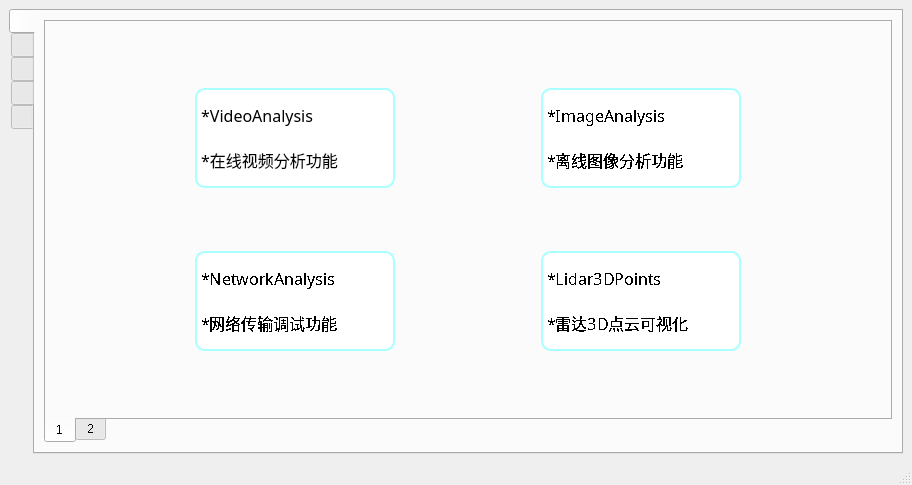
<?xml version="1.0" encoding="UTF-8"?>
<ui version="4.0">
 <class>MainWindow</class>
 <widget class="QMainWindow" name="MainWindow">
  <property name="geometry">
   <rect>
    <x>0</x>
    <y>0</y>
    <width>912</width>
    <height>485</height>
   </rect>
  </property>
  <property name="sizePolicy">
   <sizepolicy hsizetype="Fixed" vsizetype="Fixed">
    <horstretch>0</horstretch>
    <verstretch>0</verstretch>
   </sizepolicy>
  </property>
  <property name="maximumSize">
   <size>
    <width>1920</width>
    <height>1080</height>
   </size>
  </property>
  <property name="windowTitle">
   <string>星遥光宇</string>
  </property>
  <property name="windowIcon">
   <iconset resource="../images/icon_png.qrc">
    <normaloff>:/icon/china.png</normaloff>:/icon/china.png</iconset>
  </property>
  <property name="windowOpacity">
   <double>2.000000000000000</double>
  </property>
  <widget class="QWidget" name="centralwidget">
   <layout class="QGridLayout" name="gridLayout_3">
    <item row="0" column="0">
     <widget class="QTabWidget" name="guide">
      <property name="tabPosition">
       <enum>QTabWidget::West</enum>
      </property>
      <property name="tabShape">
       <enum>QTabWidget::Rounded</enum>
      </property>
      <property name="currentIndex">
       <number>0</number>
      </property>
      <property name="iconSize">
       <size>
        <width>25</width>
        <height>25</height>
       </size>
      </property>
      <property name="tabBarAutoHide">
       <bool>true</bool>
      </property>
      <widget class="QWidget" name="guide_home">
       <attribute name="icon">
        <iconset resource="../images/icon_png.qrc">
         <normaloff>:/icon/home2 - 副本.png</normaloff>:/icon/home2 - 副本.png</iconset>
       </attribute>
       <attribute name="title">
        <string/>
       </attribute>
       <layout class="QGridLayout" name="gridLayout_2">
        <item row="0" column="0">
         <widget class="QTabWidget" name="guide_home_function">
          <property name="sizePolicy">
           <sizepolicy hsizetype="Preferred" vsizetype="Preferred">
            <horstretch>0</horstretch>
            <verstretch>0</verstretch>
           </sizepolicy>
          </property>
          <property name="font">
           <font>
            <stylestrategy>NoAntialias</stylestrategy>
            <kerning>true</kerning>
           </font>
          </property>
          <property name="tabletTracking">
           <bool>true</bool>
          </property>
          <property name="toolTipDuration">
           <number>5</number>
          </property>
          <property name="layoutDirection">
           <enum>Qt::LeftToRight</enum>
          </property>
          <property name="autoFillBackground">
           <bool>false</bool>
          </property>
          <property name="styleSheet">
           <string notr="true"/>
          </property>
          <property name="tabPosition">
           <enum>QTabWidget::South</enum>
          </property>
          <property name="tabShape">
           <enum>QTabWidget::Rounded</enum>
          </property>
          <property name="currentIndex">
           <number>0</number>
          </property>
          <property name="elideMode">
           <enum>Qt::ElideMiddle</enum>
          </property>
          <property name="documentMode">
           <bool>false</bool>
          </property>
          <property name="tabsClosable">
           <bool>false</bool>
          </property>
          <property name="movable">
           <bool>true</bool>
          </property>
          <property name="tabBarAutoHide">
           <bool>true</bool>
          </property>
          <widget class="QWidget" name="guide_tab1">
           <attribute name="title">
            <string>1</string>
           </attribute>
           <layout class="QGridLayout" name="gridLayout">
            <item row="0" column="1">
             <spacer name="verticalSpacer_5">
              <property name="orientation">
               <enum>Qt::Vertical</enum>
              </property>
              <property name="sizeHint" stdset="0">
               <size>
                <width>20</width>
                <height>41</height>
               </size>
              </property>
             </spacer>
            </item>
            <item row="0" column="3">
             <spacer name="verticalSpacer_6">
              <property name="orientation">
               <enum>Qt::Vertical</enum>
              </property>
              <property name="sizeHint" stdset="0">
               <size>
                <width>20</width>
                <height>41</height>
               </size>
              </property>
             </spacer>
            </item>
            <item row="1" column="0">
             <spacer name="horizontalSpacer_6">
              <property name="orientation">
               <enum>Qt::Horizontal</enum>
              </property>
              <property name="sizeHint" stdset="0">
               <size>
                <width>130</width>
                <height>20</height>
               </size>
              </property>
             </spacer>
            </item>
            <item row="1" column="1">
             <widget class="QPushButton" name="guide_video">
              <property name="minimumSize">
               <size>
                <width>200</width>
                <height>100</height>
               </size>
              </property>
              <property name="font">
               <font>
                <family>楷体</family>
                <pointsize>12</pointsize>
                <stylestrategy>PreferDefault</stylestrategy>
                <kerning>true</kerning>
               </font>
              </property>
              <property name="toolTipDuration">
               <number>-1</number>
              </property>
              <property name="styleSheet">
               <string notr="true">border: 2px solid #aaffff;
border-radius: 10px;
background-color: rgb(255, 255, 255);
text-align: left;</string>
              </property>
              <property name="text">
               <string> *VideoAnalysis

 *在线视频分析功能</string>
              </property>
              <property name="icon">
               <iconset resource="../images/icon_png.qrc">
                <normaloff>:/icon/video-camera.png</normaloff>:/icon/video-camera.png</iconset>
              </property>
              <property name="iconSize">
               <size>
                <width>25</width>
                <height>25</height>
               </size>
              </property>
             </widget>
            </item>
            <item row="1" column="2">
             <spacer name="horizontalSpacer">
              <property name="orientation">
               <enum>Qt::Horizontal</enum>
              </property>
              <property name="sizeHint" stdset="0">
               <size>
                <width>129</width>
                <height>20</height>
               </size>
              </property>
             </spacer>
            </item>
            <item row="1" column="3">
             <widget class="QPushButton" name="guide_image">
              <property name="minimumSize">
               <size>
                <width>200</width>
                <height>100</height>
               </size>
              </property>
              <property name="font">
               <font>
                <family>楷体</family>
                <pointsize>12</pointsize>
                <stylestrategy>NoAntialias</stylestrategy>
                <kerning>true</kerning>
               </font>
              </property>
              <property name="styleSheet">
               <string notr="true">background-color: rgb(255, 255, 255);
border: 2px solid #aaffff;
border-radius: 10px;
text-align: left;</string>
              </property>
              <property name="text">
               <string> *ImageAnalysis

 *离线图像分析功能</string>
              </property>
              <property name="icon">
               <iconset resource="../images/icon_png.qrc">
                <normaloff>:/icon/file-video.png</normaloff>:/icon/file-video.png</iconset>
              </property>
              <property name="iconSize">
               <size>
                <width>25</width>
                <height>25</height>
               </size>
              </property>
             </widget>
            </item>
            <item row="1" column="4">
             <spacer name="horizontalSpacer_3">
              <property name="orientation">
               <enum>Qt::Horizontal</enum>
              </property>
              <property name="sizeHint" stdset="0">
               <size>
                <width>130</width>
                <height>20</height>
               </size>
              </property>
             </spacer>
            </item>
            <item row="2" column="1">
             <spacer name="verticalSpacer">
              <property name="orientation">
               <enum>Qt::Vertical</enum>
              </property>
              <property name="sizeHint" stdset="0">
               <size>
                <width>20</width>
                <height>40</height>
               </size>
              </property>
             </spacer>
            </item>
            <item row="2" column="3">
             <spacer name="verticalSpacer_2">
              <property name="orientation">
               <enum>Qt::Vertical</enum>
              </property>
              <property name="sizeHint" stdset="0">
               <size>
                <width>20</width>
                <height>40</height>
               </size>
              </property>
             </spacer>
            </item>
            <item row="3" column="0">
             <spacer name="horizontalSpacer_5">
              <property name="orientation">
               <enum>Qt::Horizontal</enum>
              </property>
              <property name="sizeHint" stdset="0">
               <size>
                <width>130</width>
                <height>20</height>
               </size>
              </property>
             </spacer>
            </item>
            <item row="3" column="1">
             <widget class="QPushButton" name="guide_netword">
              <property name="minimumSize">
               <size>
                <width>200</width>
                <height>100</height>
               </size>
              </property>
              <property name="font">
               <font>
                <family>楷体</family>
                <pointsize>12</pointsize>
                <stylestrategy>NoAntialias</stylestrategy>
                <kerning>true</kerning>
               </font>
              </property>
              <property name="contextMenuPolicy">
               <enum>Qt::CustomContextMenu</enum>
              </property>
              <property name="styleSheet">
               <string notr="true">background-color: rgb(255, 255, 255);
border: 2px solid #aaffff;
border-radius: 10px;
text-align: left;</string>
              </property>
              <property name="text">
               <string> *NetworkAnalysis

 *网络传输调试功能</string>
              </property>
              <property name="icon">
               <iconset resource="../images/icon_png.qrc">
                <normaloff>:/icon/data-transfer.png</normaloff>:/icon/data-transfer.png</iconset>
              </property>
              <property name="iconSize">
               <size>
                <width>25</width>
                <height>25</height>
               </size>
              </property>
             </widget>
            </item>
            <item row="3" column="2">
             <spacer name="horizontalSpacer_2">
              <property name="orientation">
               <enum>Qt::Horizontal</enum>
              </property>
              <property name="sizeHint" stdset="0">
               <size>
                <width>129</width>
                <height>20</height>
               </size>
              </property>
             </spacer>
            </item>
            <item row="3" column="3">
             <widget class="QPushButton" name="guide_lidar">
              <property name="minimumSize">
               <size>
                <width>200</width>
                <height>100</height>
               </size>
              </property>
              <property name="font">
               <font>
                <family>楷体</family>
                <pointsize>12</pointsize>
                <stylestrategy>NoAntialias</stylestrategy>
                <kerning>true</kerning>
               </font>
              </property>
              <property name="styleSheet">
               <string notr="true">background-color: rgb(255, 255, 255);
border: 2px solid #aaffff;
border-radius: 10px;
text-align: left;</string>
              </property>
              <property name="text">
               <string> *Lidar3DPoints

 *雷达3D点云可视化</string>
              </property>
              <property name="icon">
               <iconset resource="../images/icon_png.qrc">
                <normaloff>:/icon/location-crosshairs.png</normaloff>:/icon/location-crosshairs.png</iconset>
              </property>
              <property name="iconSize">
               <size>
                <width>25</width>
                <height>25</height>
               </size>
              </property>
             </widget>
            </item>
            <item row="3" column="4">
             <spacer name="horizontalSpacer_4">
              <property name="orientation">
               <enum>Qt::Horizontal</enum>
              </property>
              <property name="sizeHint" stdset="0">
               <size>
                <width>130</width>
                <height>20</height>
               </size>
              </property>
             </spacer>
            </item>
            <item row="4" column="1">
             <spacer name="verticalSpacer_3">
              <property name="orientation">
               <enum>Qt::Vertical</enum>
              </property>
              <property name="sizeHint" stdset="0">
               <size>
                <width>20</width>
                <height>41</height>
               </size>
              </property>
             </spacer>
            </item>
            <item row="4" column="3">
             <spacer name="verticalSpacer_4">
              <property name="orientation">
               <enum>Qt::Vertical</enum>
              </property>
              <property name="sizeHint" stdset="0">
               <size>
                <width>20</width>
                <height>41</height>
               </size>
              </property>
             </spacer>
            </item>
           </layout>
          </widget>
          <widget class="QWidget" name="guide_tab2">
           <attribute name="title">
            <string>2</string>
           </attribute>
           <layout class="QGridLayout" name="gridLayout_5">
            <item row="0" column="0">
             <widget class="QPushButton" name="guide_serial">
              <property name="minimumSize">
               <size>
                <width>200</width>
                <height>100</height>
               </size>
              </property>
              <property name="font">
               <font>
                <family>楷体</family>
                <pointsize>12</pointsize>
                <stylestrategy>NoAntialias</stylestrategy>
                <kerning>true</kerning>
               </font>
              </property>
              <property name="styleSheet">
               <string notr="true">background-color: rgb(255, 255, 255);
border: 2px solid #aaffff;
border-radius: 10px;
text-align: left;</string>
              </property>
              <property name="text">
               <string> *SerialAnalysis

 *串口调试功能</string>
              </property>
              <property name="icon">
               <iconset resource="../images/icon_png.qrc">
                <normaloff>:/icon/usb-pendrive.png</normaloff>:/icon/usb-pendrive.png</iconset>
              </property>
              <property name="iconSize">
               <size>
                <width>25</width>
                <height>25</height>
               </size>
              </property>
             </widget>
            </item>
            <item row="0" column="1">
             <widget class="QPushButton" name="guide_rtsp">
              <property name="minimumSize">
               <size>
                <width>200</width>
                <height>100</height>
               </size>
              </property>
              <property name="font">
               <font>
                <family>楷体</family>
                <pointsize>12</pointsize>
                <stylestrategy>NoAntialias</stylestrategy>
                <kerning>true</kerning>
               </font>
              </property>
              <property name="styleSheet">
               <string notr="true">background-color: rgb(255, 255, 255);
border: 2px solid #aaffff;
border-radius: 10px;
text-align: left;</string>
              </property>
              <property name="text">
               <string> *H264/265 Service

 *RTSP推流服务</string>
              </property>
              <property name="icon">
               <iconset resource="../images/icon_png.qrc">
                <normaloff>:/icon/world.png</normaloff>:/icon/world.png</iconset>
              </property>
              <property name="iconSize">
               <size>
                <width>25</width>
                <height>25</height>
               </size>
              </property>
             </widget>
            </item>
            <item row="0" column="2">
             <spacer name="horizontalSpacer_9">
              <property name="orientation">
               <enum>Qt::Horizontal</enum>
              </property>
              <property name="sizeHint" stdset="0">
               <size>
                <width>399</width>
                <height>20</height>
               </size>
              </property>
             </spacer>
            </item>
            <item row="1" column="0">
             <spacer name="verticalSpacer_15">
              <property name="orientation">
               <enum>Qt::Vertical</enum>
              </property>
              <property name="sizeHint" stdset="0">
               <size>
                <width>20</width>
                <height>242</height>
               </size>
              </property>
             </spacer>
            </item>
            <item row="1" column="1">
             <spacer name="verticalSpacer_16">
              <property name="orientation">
               <enum>Qt::Vertical</enum>
              </property>
              <property name="sizeHint" stdset="0">
               <size>
                <width>20</width>
                <height>242</height>
               </size>
              </property>
             </spacer>
            </item>
           </layout>
          </widget>
         </widget>
        </item>
       </layout>
      </widget>
      <widget class="QWidget" name="guide_user">
       <attribute name="icon">
        <iconset resource="../images/icon_png.qrc">
         <normaloff>:/icon/user (1).png</normaloff>:/icon/user (1).png</iconset>
       </attribute>
       <attribute name="title">
        <string/>
       </attribute>
       <layout class="QGridLayout" name="gridLayout_4">
        <item row="0" column="1">
         <spacer name="verticalSpacer_8">
          <property name="orientation">
           <enum>Qt::Vertical</enum>
          </property>
          <property name="sizeHint" stdset="0">
           <size>
            <width>20</width>
            <height>92</height>
           </size>
          </property>
         </spacer>
        </item>
        <item row="0" column="2" rowspan="2">
         <spacer name="verticalSpacer_7">
          <property name="orientation">
           <enum>Qt::Vertical</enum>
          </property>
          <property name="sizeHint" stdset="0">
           <size>
            <width>20</width>
            <height>105</height>
           </size>
          </property>
         </spacer>
        </item>
        <item row="1" column="3" rowspan="2">
         <spacer name="verticalSpacer_12">
          <property name="orientation">
           <enum>Qt::Vertical</enum>
          </property>
          <property name="sizeHint" stdset="0">
           <size>
            <width>20</width>
            <height>40</height>
           </size>
          </property>
         </spacer>
        </item>
        <item row="2" column="0">
         <spacer name="horizontalSpacer_7">
          <property name="orientation">
           <enum>Qt::Horizontal</enum>
          </property>
          <property name="sizeHint" stdset="0">
           <size>
            <width>205</width>
            <height>20</height>
           </size>
          </property>
         </spacer>
        </item>
        <item row="2" column="1">
         <widget class="QLabel" name="label">
          <property name="minimumSize">
           <size>
            <width>70</width>
            <height>30</height>
           </size>
          </property>
          <property name="font">
           <font>
            <family>楷体</family>
            <pointsize>12</pointsize>
           </font>
          </property>
          <property name="text">
           <string>用户名</string>
          </property>
         </widget>
        </item>
        <item row="2" column="2">
         <widget class="QLineEdit" name="guide_user_name">
          <property name="minimumSize">
           <size>
            <width>140</width>
            <height>30</height>
           </size>
          </property>
          <property name="font">
           <font>
            <family>楷体</family>
            <pointsize>12</pointsize>
           </font>
          </property>
          <property name="readOnly">
           <bool>true</bool>
          </property>
          <property name="placeholderText">
           <string>请先登录!</string>
          </property>
         </widget>
        </item>
        <item row="3" column="1">
         <spacer name="verticalSpacer_13">
          <property name="orientation">
           <enum>Qt::Vertical</enum>
          </property>
          <property name="sizeHint" stdset="0">
           <size>
            <width>20</width>
            <height>83</height>
           </size>
          </property>
         </spacer>
        </item>
        <item row="3" column="2">
         <spacer name="verticalSpacer_14">
          <property name="orientation">
           <enum>Qt::Vertical</enum>
          </property>
          <property name="sizeHint" stdset="0">
           <size>
            <width>20</width>
            <height>83</height>
           </size>
          </property>
         </spacer>
        </item>
        <item row="3" column="3">
         <widget class="QPushButton" name="guide_user_login">
          <property name="minimumSize">
           <size>
            <width>120</width>
            <height>60</height>
           </size>
          </property>
          <property name="font">
           <font>
            <family>楷体</family>
            <pointsize>12</pointsize>
           </font>
          </property>
          <property name="text">
           <string>点击登录</string>
          </property>
         </widget>
        </item>
        <item row="3" column="4">
         <spacer name="horizontalSpacer_13">
          <property name="orientation">
           <enum>Qt::Horizontal</enum>
          </property>
          <property name="sizeHint" stdset="0">
           <size>
            <width>205</width>
            <height>20</height>
           </size>
          </property>
         </spacer>
        </item>
        <item row="4" column="0">
         <spacer name="horizontalSpacer_8">
          <property name="orientation">
           <enum>Qt::Horizontal</enum>
          </property>
          <property name="sizeHint" stdset="0">
           <size>
            <width>205</width>
            <height>20</height>
           </size>
          </property>
         </spacer>
        </item>
        <item row="4" column="1">
         <widget class="QLabel" name="label_2">
          <property name="minimumSize">
           <size>
            <width>70</width>
            <height>30</height>
           </size>
          </property>
          <property name="font">
           <font>
            <family>楷体</family>
            <pointsize>12</pointsize>
           </font>
          </property>
          <property name="text">
           <string>在线时长</string>
          </property>
         </widget>
        </item>
        <item row="4" column="2">
         <widget class="QLineEdit" name="guide_user_time">
          <property name="minimumSize">
           <size>
            <width>140</width>
            <height>30</height>
           </size>
          </property>
          <property name="font">
           <font>
            <family>楷体</family>
            <pointsize>12</pointsize>
           </font>
          </property>
          <property name="readOnly">
           <bool>true</bool>
          </property>
          <property name="placeholderText">
           <string>请先登录!</string>
          </property>
         </widget>
        </item>
        <item row="4" column="3" rowspan="2">
         <spacer name="verticalSpacer_11">
          <property name="orientation">
           <enum>Qt::Vertical</enum>
          </property>
          <property name="sizeHint" stdset="0">
           <size>
            <width>20</width>
            <height>40</height>
           </size>
          </property>
         </spacer>
        </item>
        <item row="5" column="2" rowspan="2">
         <spacer name="verticalSpacer_10">
          <property name="orientation">
           <enum>Qt::Vertical</enum>
          </property>
          <property name="sizeHint" stdset="0">
           <size>
            <width>20</width>
            <height>105</height>
           </size>
          </property>
         </spacer>
        </item>
        <item row="6" column="1">
         <spacer name="verticalSpacer_9">
          <property name="orientation">
           <enum>Qt::Vertical</enum>
          </property>
          <property name="sizeHint" stdset="0">
           <size>
            <width>20</width>
            <height>92</height>
           </size>
          </property>
         </spacer>
        </item>
       </layout>
      </widget>
      <widget class="QWidget" name="guide_github">
       <attribute name="icon">
        <iconset resource="../images/icon_png.qrc">
         <normaloff>:/icon/github (1) - 副本.png</normaloff>:/icon/github (1) - 副本.png</iconset>
       </attribute>
       <attribute name="title">
        <string/>
       </attribute>
       <widget class="QLineEdit" name="guide_github_url">
        <property name="geometry">
         <rect>
          <x>140</x>
          <y>50</y>
          <width>491</width>
          <height>20</height>
         </rect>
        </property>
        <property name="font">
         <font>
          <family>楷体</family>
          <pointsize>9</pointsize>
         </font>
        </property>
        <property name="readOnly">
         <bool>true</bool>
        </property>
        <property name="placeholderText">
         <string/>
        </property>
       </widget>
       <widget class="QLabel" name="label_3">
        <property name="geometry">
         <rect>
          <x>40</x>
          <y>50</y>
          <width>91</width>
          <height>21</height>
         </rect>
        </property>
        <property name="font">
         <font>
          <family>楷体</family>
          <pointsize>12</pointsize>
         </font>
        </property>
        <property name="text">
         <string>Repo</string>
        </property>
       </widget>
       <widget class="QLineEdit" name="guide_github_branch">
        <property name="geometry">
         <rect>
          <x>140</x>
          <y>100</y>
          <width>251</width>
          <height>20</height>
         </rect>
        </property>
        <property name="font">
         <font>
          <family>楷体</family>
          <pointsize>9</pointsize>
         </font>
        </property>
        <property name="readOnly">
         <bool>true</bool>
        </property>
        <property name="placeholderText">
         <string/>
        </property>
       </widget>
       <widget class="QLabel" name="label_4">
        <property name="geometry">
         <rect>
          <x>40</x>
          <y>100</y>
          <width>91</width>
          <height>21</height>
         </rect>
        </property>
        <property name="font">
         <font>
          <family>楷体</family>
          <pointsize>12</pointsize>
         </font>
        </property>
        <property name="text">
         <string>Branch</string>
        </property>
       </widget>
       <widget class="QLineEdit" name="guide_github_version">
        <property name="geometry">
         <rect>
          <x>140</x>
          <y>160</y>
          <width>251</width>
          <height>20</height>
         </rect>
        </property>
        <property name="font">
         <font>
          <family>楷体</family>
          <pointsize>9</pointsize>
         </font>
        </property>
        <property name="readOnly">
         <bool>true</bool>
        </property>
        <property name="placeholderText">
         <string/>
        </property>
       </widget>
       <widget class="QLabel" name="label_5">
        <property name="geometry">
         <rect>
          <x>40</x>
          <y>160</y>
          <width>91</width>
          <height>21</height>
         </rect>
        </property>
        <property name="font">
         <font>
          <family>楷体</family>
          <pointsize>12</pointsize>
         </font>
        </property>
        <property name="text">
         <string>Version</string>
        </property>
       </widget>
      </widget>
      <widget class="QWidget" name="guide_phone">
       <attribute name="icon">
        <iconset resource="../images/icon_png.qrc">
         <normaloff>:/icon/viber - 副本 (2).png</normaloff>:/icon/viber - 副本 (2).png</iconset>
       </attribute>
       <attribute name="title">
        <string/>
       </attribute>
      </widget>
      <widget class="QWidget" name="guide_power">
       <attribute name="icon">
        <iconset resource="../images/icon_png.qrc">
         <normaloff>:/icon/power - 副本.png</normaloff>:/icon/power - 副本.png</iconset>
       </attribute>
       <attribute name="title">
        <string/>
       </attribute>
      </widget>
     </widget>
    </item>
   </layout>
  </widget>
  <widget class="QMenuBar" name="menubar">
   <property name="geometry">
    <rect>
     <x>0</x>
     <y>0</y>
     <width>912</width>
     <height>22</height>
    </rect>
   </property>
  </widget>
  <widget class="QStatusBar" name="statusbar"/>
 </widget>
 <resources>
  <include location="../images/icon_png.qrc"/>
 </resources>
 <connections/>
</ui>
